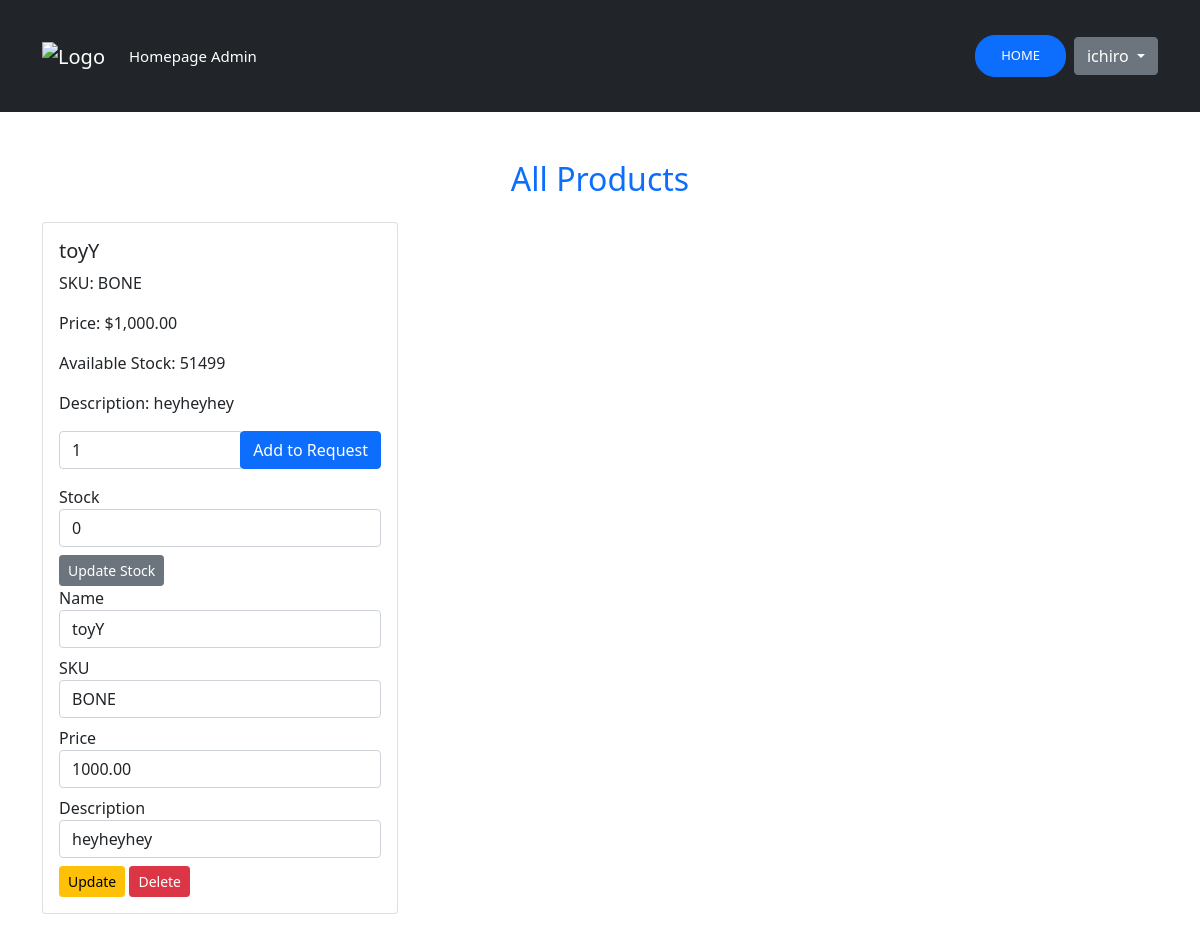
/requested_inventory/requested_inventory/ (signed in), run on an earlier commit of the app's database.
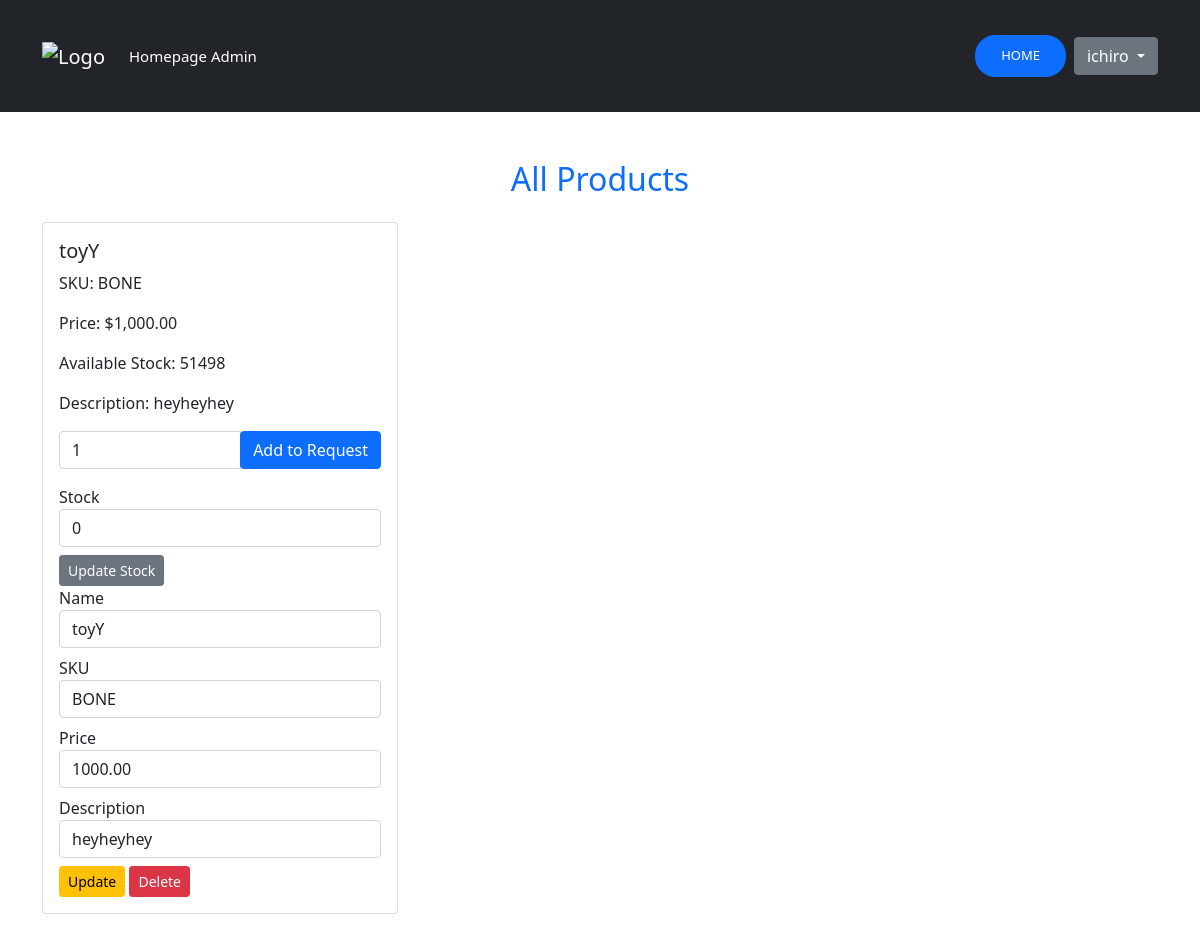
And on a later commit of the database.
### requested_inventory/models.py (models this page shows, shortened)
class Product(models.Model):
    name = models.CharField(max_length=255)
    sku = models.CharField(max_length=100, unique=True)
    description = models.TextField(blank=True, null=True)
    price = models.DecimalField(max_digits=10, decimal_places=2)
    quantity = models.IntegerField(default=0)  # Track available stock

### requested_inventory/views.py (the view)
# urls.py: path('requested_inventory/', include('requested_inventory.urls')),
@login_required
def requested_inventory(request):
    products = Product.objects.all()  # Get all available products
    return render(request, 'inventory/requested_inventory.html', {
        'products': products
    })

### templates/inventory/requested_inventory.html (shortened to what this page needs)
{% extends 'users/base.html' %}
{% block content %}
<div class="container mt-5">
    <h2 class="mb-4 text-center text-primary">All Products</h2>
    <div class="row">
        {% for product in products %}
        <div class="col-md-4 mb-4">
            <div class="card">
                <div class="card-body">
                    <h5 class="card-title">{{ product.name }}</h5>
                    <p class="card-text">SKU: {{ product.sku }}</p>
                    <p class="card-text formatted-price" data-price="{{ product.price }}">Price: ${{ product.price|floatformat:2 }}</p>
                    <p class="card-text">Available Stock: {{ product.quantity }}</p>
                    <p class="card-text">Description: {{ product.description }}</p>
                    <form method="POST" action="{% url 'add_product_request' %}" onsubmit="return validateQuantity(this, {{ product.quantity }});">
                        <div class="input-group mb-2">
                            <input type="number" name="quantity" class="form-control quantity-input" data-price="{{ product.price }}" min="1" value="1" required>
                            <div class="input-group-append">
                                <button type="submit" class="btn btn-primary">Add to Request</button>
                            </div>
                        </div>
                    </form>
                    {% if user.is_superuser %}
                    <form method="POST" action="{% url 'update_stock' product.id %}" class="d-inline">
                        <div class="form-group mb-2">
                            <span class="ml-2">Stock</span>
                            <input type="number" name="stock_change" class="form-control" min="-{{ product.quantity }}" value="0" required placeholder="Change Stock">
                        </div>
                        <button type="submit" class="btn btn-secondary btn-sm">Update Stock</button>
                    </form>
                    <form method="POST" action="{% url 'update_product' product.id %}" class="d-inline">
                        <div class="form-group mb-2">
                            <span class="ml-2">Name</span>
                            <input type="text" name="name" class="form-control" value="{{ product.name }}" required placeholder="Name">
                        </div>
                        <div class="form-group mb-2">
                            <span class="ml-2">SKU</span>
                            <input type="text" name="sku" class="form-control" value="{{ product.sku }}" required placeholder="SKU">
                        </div>
                        <div class="form-group mb-2">
                            <span class="ml-2">Price</span>
                            <input type="number" name="price" class="form-control" value="{{ product.price }}" min="0.01" step="0.01" required placeholder="Price">
                        </div>
                        <div class="form-group mb-2">
                             <span class="ml-2">Description</span>
                            <input type="text" name="description" class="form-control" value="{{ product.description }}" placeholder="Description" required>
                        </div>
                        <button type="submit" class="btn btn-warning btn-sm">Update</button>
                    </form>
                    <form method="POST" action="{% url 'delete_product' product.id %}" class="d-inline" onsubmit="return confirm('Are you sure you want to delete this product?');">
                        <button type="submit" class="btn btn-danger btn-sm">Delete</button>
                    </form>
                    {% endif %}
                </div>
            </div>
        </div>
        {% empty %}
        <p class="text-center">No products available.</p>
        {% endfor %}
    </div>
</div>
{% endblock %}

What changed in the data, as far as the page shows it:
changed Product "toyY": quantity "51499" → "51498"
